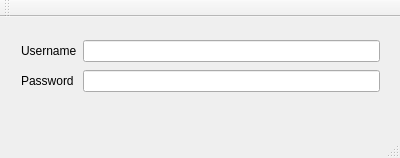
<?xml version="1.0" encoding="UTF-8"?>
<ui version="4.0">
 <class>AuthWindow</class>
 <widget class="QMainWindow" name="AuthWindow">
  <property name="geometry">
   <rect>
    <x>0</x>
    <y>0</y>
    <width>400</width>
    <height>158</height>
   </rect>
  </property>
  <property name="windowTitle">
   <string>MainWindow</string>
  </property>
  <widget class="QWidget" name="centralWidget">
   <widget class="QWidget" name="gridLayoutWidget">
    <property name="geometry">
     <rect>
      <x>10</x>
      <y>10</y>
      <width>381</width>
      <height>80</height>
     </rect>
    </property>
    <layout class="QGridLayout" name="gridLayout">
     <item row="1" column="0">
      <widget class="QLabel" name="lUsername">
       <property name="text">
        <string>Username</string>
       </property>
      </widget>
     </item>
     <item row="1" column="1">
      <widget class="QLineEdit" name="tUsername"/>
     </item>
     <item row="2" column="0">
      <widget class="QLabel" name="lPassword">
       <property name="text">
        <string>Password</string>
       </property>
      </widget>
     </item>
     <item row="2" column="1">
      <widget class="QLineEdit" name="tPassword">
       <property name="echoMode">
        <enum>QLineEdit::Password</enum>
       </property>
      </widget>
     </item>
    </layout>
   </widget>
  </widget>
  <widget class="QMenuBar" name="menuBar">
   <property name="geometry">
    <rect>
     <x>0</x>
     <y>0</y>
     <width>400</width>
     <height>19</height>
    </rect>
   </property>
  </widget>
  <widget class="QToolBar" name="mainToolBar">
   <attribute name="toolBarArea">
    <enum>TopToolBarArea</enum>
   </attribute>
   <attribute name="toolBarBreak">
    <bool>false</bool>
   </attribute>
  </widget>
  <widget class="QStatusBar" name="statusBar"/>
 </widget>
 <layoutdefault spacing="6" margin="11"/>
 <resources/>
 <connections/>
</ui>
